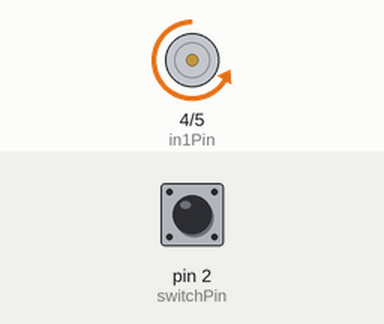
A sketch run on a simulated Arduino Uno, built with avr-gcc and run on an emulated ATmega328P. Shown: motor-driver pin pairs drawn as motors (green arrow = first pin HIGH = forward, orange = second pin HIGH = backward, longer = more drive, scaled by the enable pin). Inputs (shaded band) come from the test bench; at power-on: pin 2 (switchPin) HIGH.

Above: at 1.2 s.
1.3 s: pin 2 (switchPin) pulled LOW for 0.15 s
At 1.37 s:
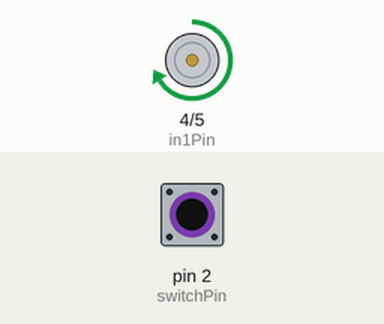
2.9 s: pin 2 (switchPin) pulled LOW for 3.2 s
At 7.5 s:
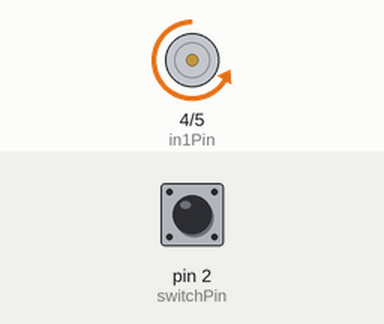
Timing chart, 0 to 9.0 s (numbered marks = the images above; inputs shaded):
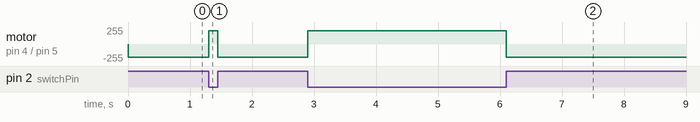

Measured:
- after the input at 1.3 s, motor on pin 4 (in1Pin) / pin 5 (in2Pin): backward 200/255 → forward 200/255 at once, → backward 200/255 0.15 s later
- after the input at 2.9 s, motor on pin 4 (in1Pin) / pin 5 (in2Pin): backward 200/255 → forward 200/255 at once, → backward 200/255 3.2 s later

The sketch:

LAB3_CODE.ino
```cpp
int enablePin = 3;
int in1Pin = 4;
int in2Pin = 5;
int switchPin = 2;

void setMotor(boolean reverse) {
analogWrite(enablePin, 200); // 0~255
digitalWrite(in1Pin, !reverse);
digitalWrite(in2Pin, reverse);

}


void setup() {
pinMode(in1Pin, OUTPUT);
pinMode(in2Pin, OUTPUT);
pinMode(enablePin, OUTPUT);
pinMode(switchPin, INPUT_PULLUP);


}


void loop() {
  // put your main code here, to run repeatedly:

  boolean reverse = digitalRead(switchPin); // Receive input
  setMotor(reverse); //OOP Code


}
```
